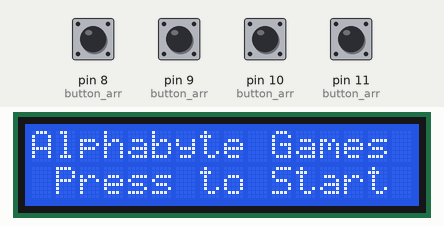
This sketch was run on a simulated Arduino Uno, built with avr-gcc and run on an emulated ATmega328P. Parts: 16×2 character LCD. The inputs (shaded band) are chosen by the test bench; at power-on: pin 8 (button_arr), pin 9 (button_arr), pin 10 (button_arr), pin 11 (button_arr) LOW. Random numbers use the default seed unless the sketch sets one; what the sketch prints to the serial monitor is not drawn.

Above: at 1.2 s.
1.3 s: pin 8 (button_arr) pulled HIGH for 0.15 s
At 1.7 s:
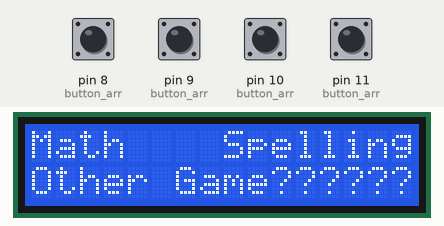
2.9 s: pin 10 (button_arr) pulled HIGH for 0.15 s
At 4.2 s:
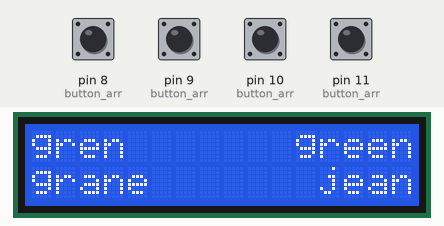
4.5 s: pin 9 (button_arr) pulled HIGH for 0.15 s
At 5.3 s:
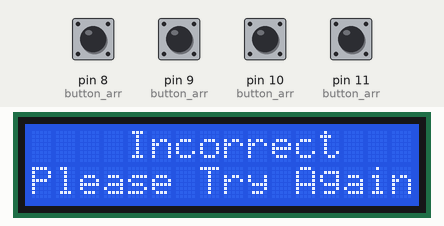
7.6 s: pin 10 (button_arr) pulled HIGH for 1 s
At 8.9 s:
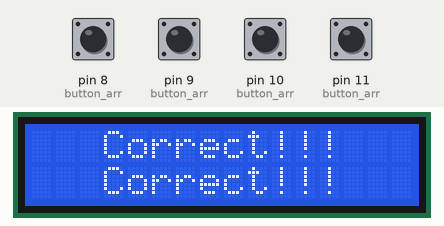
11.6 s: pin 8 (button_arr) pulled HIGH for 1 s
At 13.1 s:
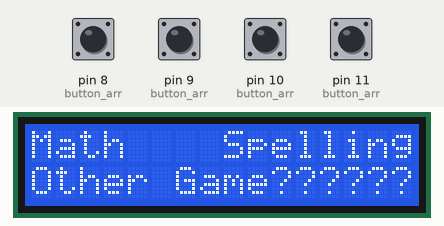
14.1 s: pin 11 (button_arr) pulled HIGH for 0.15 s
At 15.3 s:
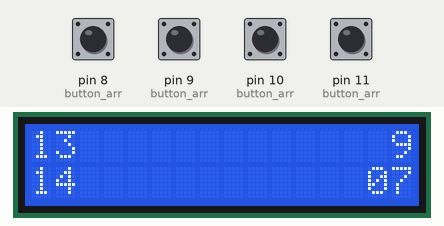
Timing chart, 0 to 16.7 s (numbered marks = the images above; inputs shaded):
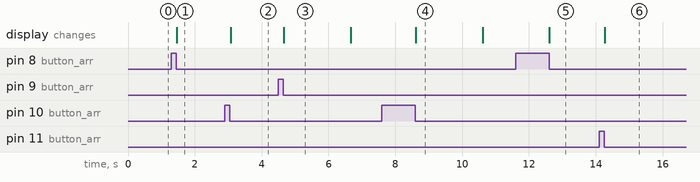

The sketch:

game_code.ino
```cpp
//including LCD library
//format: Button[0]           Button[1]
//                 LCD SCREEN
//        Button[2]           Button[4]
#include <LiquidCrystal.h>
//initializing library with numbers of interface pins
LiquidCrystal lcd(13, 12, 5, 4, 3, 2);


int button_arr[4][4] = {
  {11, 10, 9, 8},
  {0, 0, 0, 0},
  {0, 0, 0, 0},
  {0, 0, 0, 0}
};
String msg[] = {"Alphabyte Games ", " Press to Start "};
int pos[] = {0 , 0};

void setup() {
  // set up of the LCD's number of columns and rows
  lcd.begin(16, 2);

  //initalize all button pins
  for (int i = 0; i < 4; i++) {
    pinMode(button_arr[0][i], INPUT);
  }
  Serial.begin(9600);
}

void loop() {
  read_buttons();
  print_msg();
  to_select();
  pick_game();
  ask_math_question();
  ask_spelling_question();
  Serial.println((String)pos[0] + (String)pos[1]);
}
```

menu_functions.ino
```cpp
//menu functions for game selection

void read_buttons() {
  //REQUIRES: existing static [4][4] int array, row 0 is button #, row 1 is toggle, row2
  //          is current state, row3 is buttonpressed
  //PROMISES: Reads button pressed, and will set buttonPressed (row 3 in arr_array)
  //          to 1 (if buttons in columns are pressed) for one clock cycle

  //reset button pressed to 0
  for (int i = 0; i < 4; i++) {
    button_arr[3][i] = 0;
  }

  //read button state
  for (int i = 0; i < 4; i++) {
    button_arr [2][i] = digitalRead (button_arr [0][i]);
  }

  //read single press
  for (int i = 0; i < 4; i++) {
    if (button_arr[2][i] == 1) {          //if pressed
      button_arr[1][i] = 1;               //set toggle to 1
    }
    else if (button_arr[1][i] == 1) {     //once released
      button_arr[1][i] = 0;               //set toggle to 0;
      button_arr[3][i] = 1;               //set buttonpressed to 1
    }
  }
}

void print_msg() {
  lcd.setCursor(0, 0);
  lcd.print(msg[0]);
  lcd.setCursor(0, 1);
  lcd.print(msg[1]);
}

void to_select() {
  if (pos[0] == 0) {
    if (button_arr [3][0] == 1 || button_arr [3][1] == 1 || button_arr [3][2] == 1 || button_arr [3][3] == 1) {
      msg[0] = "Math    Spelling";
      msg[1] = "Other Game??????";
      pos[0] = 1;
      for (int i = 0; i < 4; i++) {
        button_arr[3][i] = 0;
      }
    }
  }
}

void pick_game() {
  if (pos[0] == 1) {
    if (button_arr[3][0] == 1) {    //goto math
      msg[0] = "  Press any to  ";
      msg[1] = "   Play Again   ";
      pos[0] = 2;                  //pos for math game
      pos[1] = 0;
    }
    if (button_arr[3][1] == 1) {    //goto spelling
      msg[0] = "  Press any to  ";
      msg[1] = "   Play Again   ";
      pos[0] = 2;                   //pos for spelling game
      pos[1] = 1;
    }
  }
}
```

question_funcs.ino
```cpp
//format: Button[0]           Button[1]
//                 LCD SCREEN
//        Button[2]           Button[4]
typedef struct {
  //lines 1/2 are to display on the lcd
  //answer is between 0-3. that button is the correct answer
  //question_audio_code refers to the index of a seperate array
  //with the question in audio format
  String line1;
  String line2;
  int answer;
  int question_audio_code;
} Question;


//MATH questions*************************************************************
//Question: "What does three plus five equal?" (3+5=8)
Question math_addition = {"4             19", "8              7", 2, 0};

//Question: "What does ten minus seven equal?" (10-7=3)
Question math_subtract = {"3             17", "7              4", 0, 1};

//Question: "What does six multiplied by 7 equal?" (6*7=42)
Question math_multiply = {"20            67", "32            42", 3, 2};

//Question: "What does fifty four divided by 6 equal?" (54/6 = 9)
Question math_divide = {"13             9", "14            07", 1, 3};

Question math_questions[] = {math_addition, math_subtract, math_multiply, math_divide};

//Spelling Questions********************************************************
//Question: "How do you spell 'green'?
Question spell_0 = {"gren       green", "grane       jean", 1, 4};

//Question: How do you spell 'animal'?
Question spell_1 = {"animal    animel", "anemal  aneimall", 0, 5};

//Question: How do you spell 'believe'?
Question spell_2 = {"bellive   believ", "belive   believe", 3, 6};

//Question: How do you spell 'remain'?
Question spell_3 = {"reemane   ravine", "remain    remane", 2, 7};

Question spelling_questions[] = {spell_0, spell_1, spell_2, spell_3};


//FUNCTIONS
void ask_math_question() {
  if (pos[0] == 2 && pos[1] == 0) {       //in math games mode

    //pick random math question
    int question_number = random(4);

    while (1) {
      read_buttons();
      //display math question
      lcd.setCursor(0, 0);
      lcd.print(math_questions[question_number].line1);
      lcd.setCursor(0, 1);
      lcd.print(math_questions[question_number].line2);

      //check for correct answer
      if (button_arr[3][math_questions[question_number].answer] == 1) {
        lcd.setCursor(0, 0);
        lcd.print("   Correct!!!   ");
        lcd.setCursor(0, 1);
        lcd.print("   Correct!!!   ");
        delay(2000);
        pos[0] = 0;
        pos[1] = 0;
        break;
      } else if(button_arr[3][0] == 1 || button_arr[3][1] == 1 || button_arr[3][2] == 1 || button_arr[3][3] == 1){
        lcd.setCursor(0, 0);
        lcd.print("    Incorrect   ");
        lcd.setCursor(0, 1);
        lcd.print("Please Try Again");
        delay(2000);
      }
    }
  }
}

void ask_spelling_question() {
  if (pos[0] == 2 && pos[1] == 1) {       //in spelling games mode

    //pick random math question
    randomSeed(analogRead(0));
    int question_number = random(4);

    while (1) {
      read_buttons();
      //display math question
      lcd.setCursor(0, 0);
      lcd.print(spelling_questions[question_number].line1);
      lcd.setCursor(0, 1);
      lcd.print(spelling_questions[question_number].line2);

      //check for correct answer
      if (button_arr[3][spelling_questions[question_number].answer] == 1) {
        lcd.setCursor(0, 0);
        lcd.print("   Correct!!!   ");
        lcd.setCursor(0, 1);
        lcd.print("   Correct!!!   ");
        delay(2000);
        pos[0] = 0;
        pos[1] = 0;
        break;
      } else if(button_arr[3][0] == 1 || button_arr[3][1] == 1 || button_arr[3][2] == 1 || button_arr[3][3] == 1){
        lcd.setCursor(0, 0);
        lcd.print("    Incorrect   ");
        lcd.setCursor(0, 1);
        lcd.print("Please Try Again");
        delay(2000);
      }
    }
  }
}
```

Measured:
- after the input at 1.3 s, the display: changes after 0.16 s (image 1)
- after the input at 2.9 s, the display: changes after 0.17 s (image 2)
- after the input at 4.5 s, the display: changes after 0.16 s (image 3)
- after the input at 7.6 s, the display: changes after 1.0 s (image 4)
- after the input at 11.6 s, the display: changes after 1.0 s (image 5)
- after the input at 14.1 s, the display: changes after 0.17 s (image 6)
- what the display in image 3 shows lasts 2.0 s, from 4.7 s to 6.7 s
